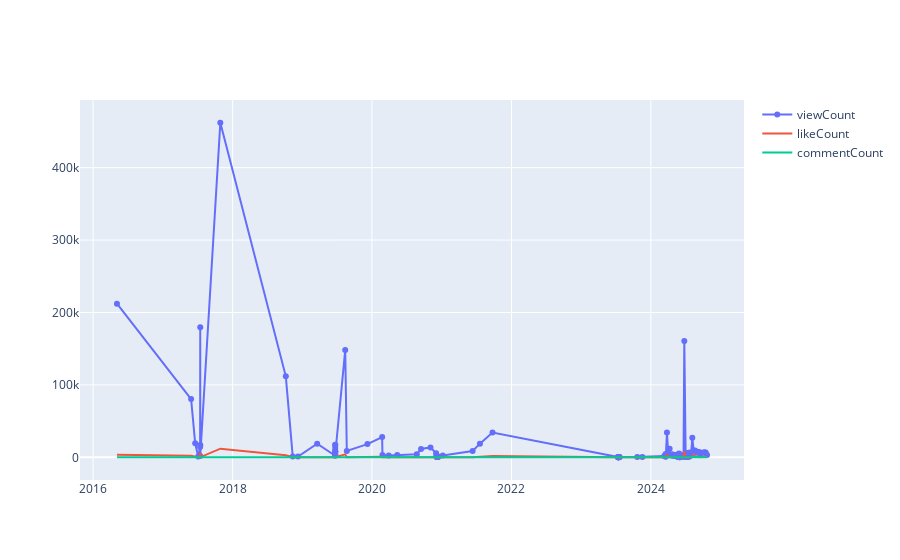

This figure's notebook cell:
### Code cell
fig = go.Figure()
fig.add_trace(go.Scatter(x=df.index, y=df['viewCount'],
                         mode="lines+markers",
                         name="viewCount",
                         customdata=df[['videoTitle', 'videoId']],
                         hovertemplate=
                        '<b>publishedAt</b>: %{x}<br>' +
                        '<b>viewCount</b>: %{y:.2f}<br>' +
                        '<b>videoTitle</b>: %{customdata[0]}<br>' +
                        '<b>videoId</b>: %{customdata[1]}' +
                        '<extra></extra>',))
fig.add_trace(go.Scatter(x=df.index, y=df['likeCount'],
                             mode="lines",
                             name="likeCount"))
fig.add_trace(go.Scatter(x=df.index, y=df['commentCount'],
                         mode="lines",
                         name="commentCount"))
